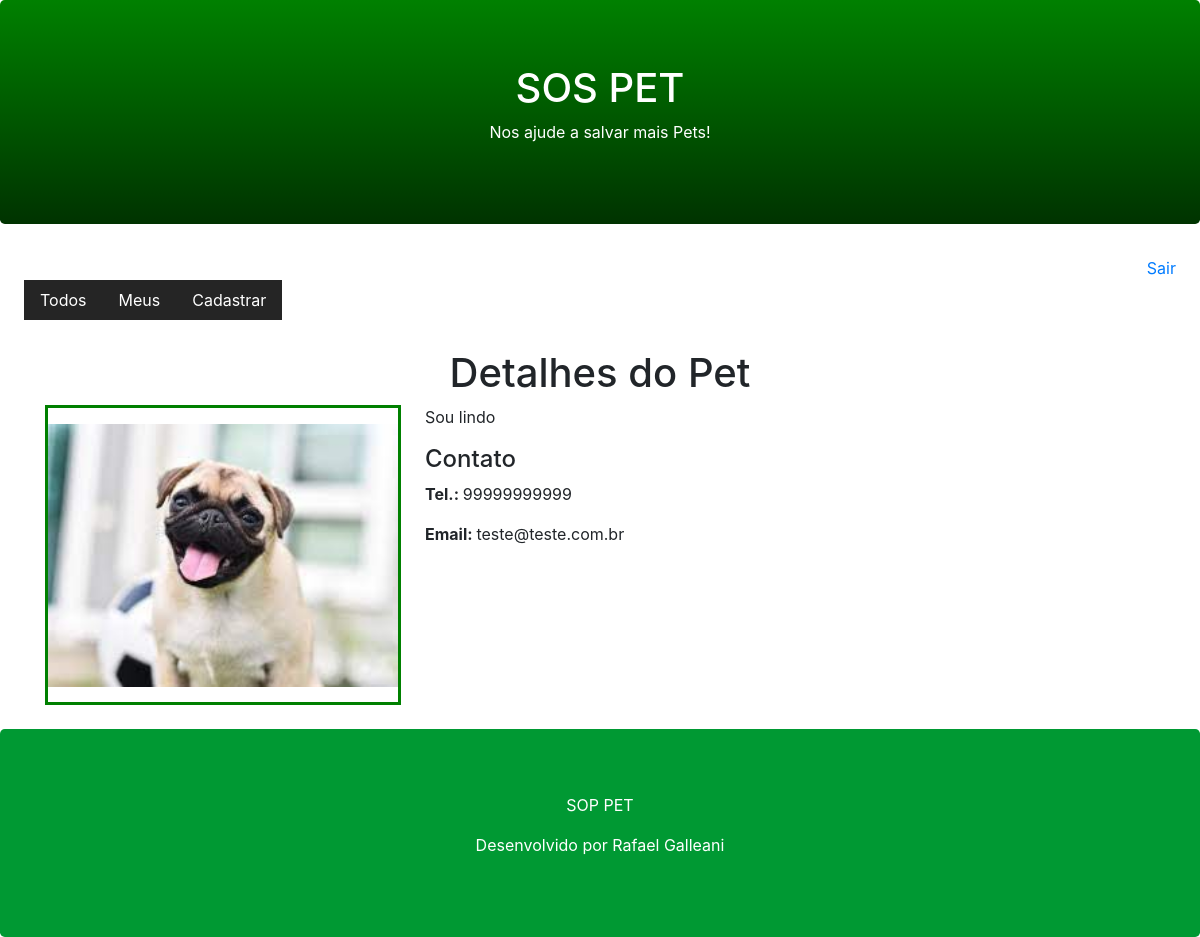
Before: /pet/detail/4/ with the older database file.
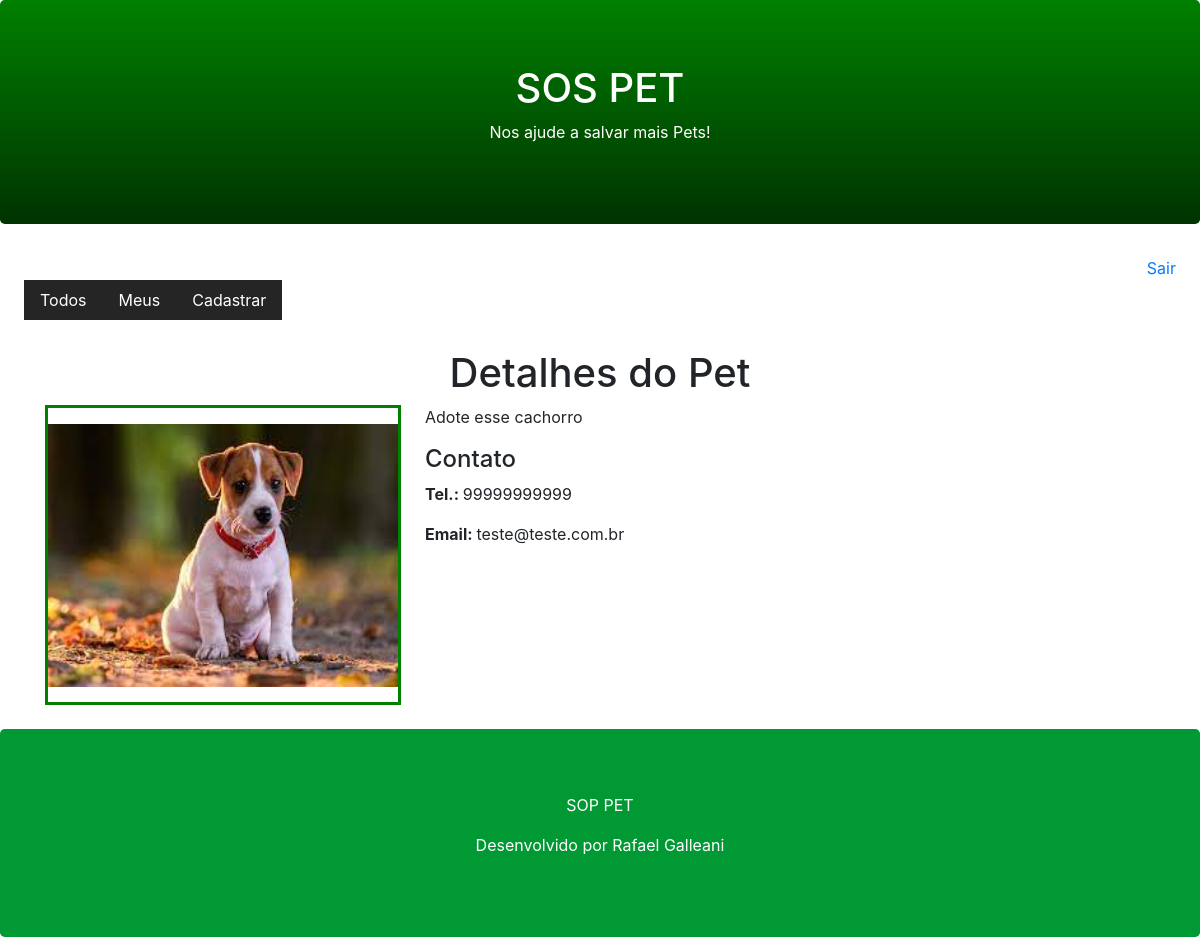
After: the same page with the newer database file.
### core/models.py (models this page shows, shortened)
class Pet(models.Model):
    city = models.CharField(max_length=100)#campo e o tipo e a quantidade de caracter.
    description = models.TextField()# para inserção de textos longos mas ha outros
    phone = models.CharField(max_length=11)
    email = models.EmailField()
    begin_date = models.DateTimeField(auto_now_add=True)# vair criar o horario que foi inserido os dados na tabela e incrementado automatico pelo auto
    photo = models.ImageField('pet') # no banco fica o caminho da foto por isso esse imagefield
    active = models.BooleanField(default=True)#desafio para acertar o modo sempre que for criado vai estar ativo.
    user = models.ForeignKey(User, on_delete=models.CASCADE)# pois o django ja cria a tabela de user e vou importar para saber qual usuario criou o pet.
    class Meta:
        db_table = 'pet'

### core/views.py (the view)
# urls.py: path('pet/detail/<id>/', views.pet_detail), #o id vai ser passado como parametro por causa do sinal <> que a views intrepreta dessa forma.
def pet_detail(request, id):
    pet = Pet.objects.get(active=True, id=id)
    return render(request,'pet.html', {'pet':pet})

### templates/pet.html (shortened to what this page needs)
{% extends "model-page.html" %}
{% block content %}
<h1 class="text-center">Detalhes do Pet</h1>
<div class="container mp-4 mb-4">
    <div class="row">
        <div class="col-sm-4">
            <div style="border-color: green; border-style: solid; width: 356px; height: 300px;">
                <img src="{{pet.photo.url }}" width="350" height="263" style="margin-top: 16px;">
            </div>
        </div>
        <div class="col-sm-8">
            <p>{{pet.description}}</p>
            <h4>Contato</h4>
            <p><b>Tel.: </b>{{pet.phone}}</p>
            <p><b>Email: </b>{{pet.email}}</p>
        </div>
    </div>
</div>
{% endblock %}

### templates/model-page.html (shortened to what this page needs)
<!DOCTYPE <!DOCTYPE html>
    <html>
        <head>
            {% include "model-header.html" %}
        </head>
        <body>
            {% block content %} {% endblock %}
            {% include "model-footer.html" %}
        </body>
    </html>

### templates/model-header.html (shortened to what this page needs)
<link rel="stylesheet" href="https://maxcdn.bootstrapcdn.com/bootstrap/4.5.2/css/bootstrap.min.css">
<div class="jumbotron header text-center">
    <h1>SOS PET</h1>
    <p>Nos ajude a salvar mais Pets!</p>
</div>
<div class="text-right mr-4">
    <a href="/logout">Sair</a>
</div>
<div id="menu">
    <ul class="nav ml-4 mb-4" >
        <li class="nav-item">
            <a class="nav-link" href="/pet/all/">Todos</a>
        </li>
        <li class="nav-item">
            <a class="nav-link" href="/pet/user/">Meus</a>
        </li>
        <li class="nav-time">
            <a class="nav-link" href="/pet/register/">Cadastrar</a>
        </li>
    </ul>
</div>

### templates/model-footer.html
<div class="jumbotron footer text-center" style="background-color:#009933; color: white; margin-bottom: 0;">
    <p>SOP PET</p>
    <p>Desenvolvido por Rafael Galleani</p>
</div>

### templates/model-header.html (style rules this page uses)
#menu a { color:#fff; background-color: #252525; margin-bottom: 5px; }
.jumbotron.header { background-color:009933; color: white; background-image: linear-gradient(green, #003300); }

Changed rows visible on the page:
changed Pet "teste@teste.com.br": photo: a different picture; description "Sou lindo" → "Adote esse cachorro"
